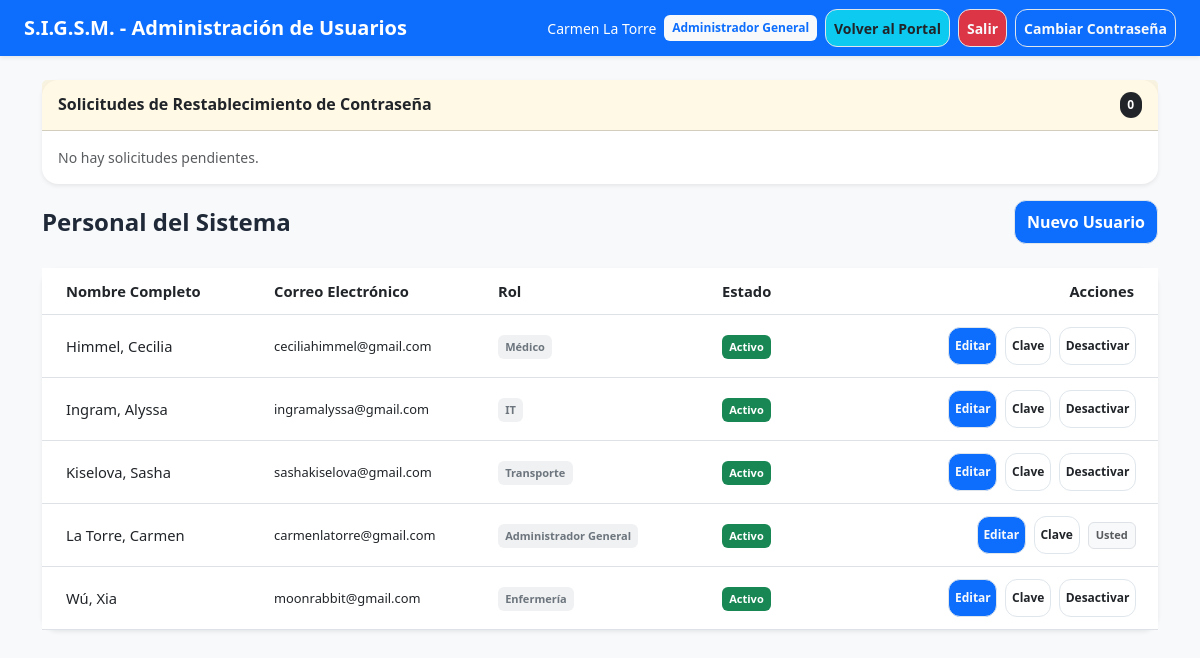
/views/usuarios.php (signed in), run on the app's committed database.
### tables this page shows
CREATE TABLE usuario (
id_usuario INT PRIMARY KEY AUTO_INCREMENT,
id_rol INT NOT NULL,
nombre VARCHAR(50) NOT NULL,
apellido VARCHAR(50) NOT NULL,
email VARCHAR(254) NOT NULL UNIQUE,
password_hash VARCHAR(255) NOT NULL,
fecha_creacion DATETIME DEFAULT CURRENT_TIMESTAMP,
activo TINYINT(1) DEFAULT 1,
FOREIGN KEY (id_rol) REFERENCES rol(id_rol) ON DELETE RESTRICT
);

CREATE TABLE rol (
id_rol INT PRIMARY KEY AUTO_INCREMENT,
nombre_rol VARCHAR(255) NOT NULL UNIQUE
);

### includes/auth_middleware.php (called while the page is built, shortened)
<?php
if (!function_exists('e')) {
    function e($datoV) {
        return htmlspecialchars($datoV ?? '', ENT_QUOTES | ENT_SUBSTITUTE, 'UTF-8');
    }
}
function obtenerPermisosPorRol($rolNom) {
    $rolNom = (string)$rolNom;
    $mapa = [
        'Administrador General' => [
            'ver_documentos', 'cargar_documentos', 'eliminar_documentos',
            'ver_encuestas', 'gestionar_encuestas', 'ver_respuestas_encuestas',
            'ver_traslados', 'crear_traslado', 'actualizar_estado_traslado', 'asignar_traslado',
            'ver_vehiculos', 'gestionar_vehiculos',
            'gestionar_usuarios',
            'gestionar_categorias',
            'gestionar_backups',
        ],
        'Enfermería' => [
            'ver_documentos', 'cargar_documentos',
            'ver_encuestas',
            'ver_traslados', 'crear_traslado', 'ver_vehiculos',
        ],
        'Médico' => [
            'ver_documentos', 'cargar_documentos',
            'ver_encuestas',
            'ver_traslados', 'crear_traslado', 'ver_vehiculos',
        ],
        'IT' => [
            'ver_documentos',
            'ver_encuestas', 'gestionar_encuestas', 'ver_respuestas_encuestas', 'gestionar_categorias',
            'ver_traslados', 'actualizar_estado_traslado', 'ver_vehiculos', 'gestionar_vehiculos',
            'gestionar_backups',
        ],
        'Transporte' => [
            'ver_traslados', 'actualizar_estado_traslado', 'ver_vehiculos', 'gestionar_vehiculos',
        ],
    ];
    return $mapa[$rolNom] ?? [];
}
function tienePermiso($permiso) {
    $permisos = obtenerPermisosPorRol($_SESSION['role_name']);
    return in_array($permiso, $permisos, true);
}
function obtenerRol() {
    return $_SESSION['role_name'] ?? 'Invitado';
}

### models/Usuario.php (called while the page is built, shortened)
<?php
class Usuario {
    private $conexion;
    public function __construct($bd) {
        $this->conexion = $bd;
    }
    public function listar() {
        $sql = 'SELECT u.id_usuario, u.nombre, u.apellido, u.email, u.activo, r.id_rol, r.nombre_rol
                  FROM usuario u
                  INNER JOIN rol r ON u.id_rol = r.id_rol
                  ORDER BY u.apellido ASC, u.nombre ASC';
        $prep = $this->conexion->prepare($sql);
        $prep->execute();
        return $prep->fetchAll(PDO::FETCH_ASSOC);
    }
}

### views/usuarios.php (the view, shortened to what this page needs)
<?php
require_once __DIR__ . '/../includes/auth_middleware.php';
require_once __DIR__ . '/../models/Usuario.php';
$baseObj = new Database();
$bd = $baseObj->getConnection();
$modUsu = new Usuario($bd);
$personas = $modUsu->listar();
$rolNom = obtenerRol();
$nomUsu = $_SESSION['user_name'] ?? 'Usuario';
?>
<!DOCTYPE html>
<html lang="es">
<head>
    <link href="https://cdn.jsdelivr.net/npm/bootstrap@5.3.0/dist/css/bootstrap.min.css" rel="stylesheet">
    <link rel="stylesheet" href="../assets/css/mobile.css">
</head>
<body class="bg-light">
<nav class="navbar navbar-dark bg-primary shadow-sm flex-shrink-0">
    <div class="container-fluid px-3 px-lg-4">
        <a class="navbar-brand fw-bold mb-0" href="index.php">S.I.G.S.M. - Administración de Usuarios</a>
        <div class="d-flex align-items-center gap-2">
            <span class="text-white small d-none d-sm-inline"><?= e($nomUsu) ?></span>
            <span class="badge bg-light text-primary"><?= e($rolNom) ?></span>
            <a href="../index.php" class="btn text-dark btn-info btn-outline-light btn-sm d-inline-flex align-items-center">Volver al Portal</a>
            <a href="logout.php" class="btn btn-danger btn-outline-light btn-sm d-inline-flex align-items-center">Salir</a>
            <a href="cambiar_password.php" class="btn btn-outline-light btn-sm d-inline-flex align-items-center">Cambiar Contraseña</a>
        </div>
    </div>
</nav>
<div class="container py-4">
    <?php if (tienePermiso('gestionar_usuarios')):
        $resetsList = [];
    ?>
    <div class="card border-0 shadow-sm mb-3">
        <div class="card-header bg-warning bg-opacity-10 fw-bold d-flex justify-content-between">
            <span>Solicitudes de Restablecimiento de Contraseña</span>
            <span class="badge bg-dark rounded-pill"><?= count($resetsList) ?></span>
        </div>
        <div class="card-body p-0">
            <?php if (empty($resetsList)): ?>
                <p class="text-muted small p-3 mb-0">No hay solicitudes pendientes.</p>
            <?php endif; ?>
        </div>
    </div>
    <?php endif; ?>
    <div class="d-flex flex-column flex-sm-row justify-content-between align-items-stretch align-items-sm-center gap-2 mb-4">
        <h1 class="h4 fw-bold mb-0">Personal del Sistema</h1>
        <button class="btn btn-primary" data-bs-toggle="modal" data-bs-target="#crearModal">Nuevo Usuario</button>
    </div>
    <div class="card border-0 shadow-sm">
        <div class="card-body p-0">
            <div class="table-responsive">
                <table class="table table-hover align-middle mb-0 mobile-compact-table">
                    <thead class="bg-light">
                        <tr>
                            <th class="ps-4">Nombre Completo</th>
                            <th class="d-none d-md-table-cell">Correo Electrónico</th>
                            <th class="d-none d-md-table-cell">Rol</th>
                            <th>Estado</th>
                            <th class="text-end pe-4">Acciones</th>
                        </tr>
                    </thead>
                    <tbody>
                        <?php if (empty($personas)): ?>
                            <tr><td colspan="5" class="text-center py-4 text-muted">No hay usuarios registrados.</td></tr>
                        <?php else: ?>
                            <?php foreach ($personas as $cuenta): ?>
                                <tr>
                                    <td class="ps-4 fw-medium"><?= e($cuenta['apellido'] . ', ' . $cuenta['nombre']) ?></td>
                                    <td class="small d-none d-md-table-cell"><?= e($cuenta['email']) ?></td>
                                    <td class="d-none d-md-table-cell"><span class="badge bg-secondary bg-opacity-10 text-secondary"><?= e($cuenta['nombre_rol']) ?></span></td>
                                    <td>
                                        <?php if ($cuenta['activo']): ?>
                                            <span class="badge bg-success">Activo</span>
                                        <?php else: ?>
                                            <span class="badge bg-danger">Inactivo</span>
                                        <?php endif; ?>
                                    </td>
                                    <td class="text-end pe-4">
                                        <div class="table-actions">
                                            <button class="btn text-light btn-primary btn-sm btn-outline-primary me-1" data-bs-toggle="modal" data-bs-target="#editModal"
                                                    data-id="<?= (int)$cuenta['id_usuario'] ?>"
                                                    data-nombre="<?= e($cuenta['nombre']) ?>"
                                                    data-apellido="<?= e($cuenta['apellido']) ?>"
                                                    data-email="<?= e($cuenta['email']) ?>"
                                                    data-rol="<?= (int)$cuenta['id_rol'] ?>">Editar</button>
                                            <button class="btn text-dark btn-sm btn-outline-warning me-1" data-bs-toggle="modal" data-bs-target="#resetModal"
                                                    data-id="<?= (int)$cuenta['id_usuario'] ?>"
                                                    data-nombre="<?= e($cuenta['nombre']) ?>">Clave</button>
                                            <?php if ((int)$cuenta['id_usuario'] !== (int)$_SESSION['user_id']): ?>
                                                <form action="../controllers/UsuarioController.php" method="POST" class="d-inline" onsubmit="return confirm('¿Está seguro de cambiar el estado de este usuario?');">
                                                    <button type="submit" class="btn text-dark btn-sm btn-outline-<?= $cuenta['activo'] ? 'danger' : 'success' ?>">
                                                        <?= $cuenta['activo'] ? 'Desactivar' : 'Activar' ?>
                                                    </button>
                                                </form>
                                            <?php else: ?>
                                                <span class="badge bg-light text-muted border d-inline-flex align-items-center">Usted</span>
                                            <?php endif; ?>
                                        </div>
                                    </td>
                                </tr>
                            <?php endforeach; ?>
                        <?php endif; ?>
                    </tbody>
                </table>
            </div>
        </div>
    </div>
</div>
</body>
</html>

### assets/css/mobile.css (style rules this page uses)
:root { --page-bg: #f4f7fb; --surface: #ffffff; --surface-soft: #f8fafc; --text: #1f2937; --muted: #475467; --border: #dfe6ec; --primary: #0d6efd; --primary-dark: #0b5ed7; --focus: #0f6fff; --success: #198754; --danger: #b42318; --warning: #a15c00; --shadow: rgba(15, 23, 42, 0.08); }
* { box-sizing: border-box; }
html { font-size: 16px; scroll-behavior: smooth; }
body { font-size: 1rem; line-height: 1.5; color: var(--text); background: var(--page-bg); text-rendering: optimizeLegibility; -webkit-font-smoothing: antialiased; padding-left: env(safe-area-inset-left); padding-right: env(safe-area-inset-right); padding-bottom: env(safe-area-inset-bottom); }
p, li, label, button, input, select, textarea, .badge, .small { line-height: 1.5; }
button, input, select, textarea, a { touch-action: manipulation; }
a { color: var(--primary); text-decoration-thickness: 2px; text-underline-offset: 0.15em; }
.card, .alert, .modal-content { border-radius: 16px; border: 1px solid var(--border); box-shadow: 0 8px 24px rgba(15, 23, 42, 0.04); }
.card-body { padding: 1rem; }
.card-header { padding: 0.75rem 1rem; }
.btn, .form-control, .form-select, textarea, select { min-height: 44px; border-radius: 12px; border: 1px solid var(--border); transition: border-color 0.2s ease, box-shadow 0.2s ease, background-color 0.2s ease; }
.btn { font-weight: 600; white-space: nowrap; }
.btn-sm { min-height: 38px; }
.table-responsive { overflow-x: auto; -webkit-overflow-scrolling: touch; }
.table { min-width: 640px; font-size: 0.92rem; margin-bottom: 0; }
.table th, .table td { padding: 0.75rem 0.5rem; vertical-align: middle; white-space: normal; }
.table-actions { display: flex; flex-wrap: wrap; justify-content: flex-end; gap: 0.5rem; }
.table-actions > * { display: inline-flex; align-items: center; justify-content: center; }
.navbar { flex-wrap: wrap; }
.navbar .container-fluid { gap: 0.75rem; }
.navbar .d-flex { flex-wrap: wrap; justify-content: flex-end; gap: 0.5rem; }
.navbar .btn { white-space: nowrap; }
@media (min-width: 576px) { .navbar .d-flex { flex-wrap: nowrap; } }

### views/usuarios.php (style rules this page uses)
.table-actions .btn { white-space: nowrap; }
.mobile-compact-table { width: 100%; table-layout: fixed; }
.mobile-compact-table th, .mobile-compact-table td { overflow-wrap: anywhere; }
.mobile-compact-table th:last-child, .mobile-compact-table td:last-child { width: 220px; min-width: 220px; }
.table-actions { display: flex; flex-direction: row; justify-content: flex-end; align-items: center; flex-wrap: nowrap; gap: .35rem; min-width: 190px; }
.table-actions form { display: inline-flex !important; flex: 0 0 auto; }
.table-actions > * { flex: 0 0 auto; }
.table-actions .btn { width: auto; margin-right: 0 !important; padding: .25rem .35rem; font-size: .75rem; white-space: nowrap; }
.table-actions form .btn { width: auto; }

### data on the page
usuario: apellido+nombre "Himmel, Cecilia", email "ceciliahimmel@gmail.com", id_rol.nombre_rol "Médico", activo "Activo"
usuario: apellido+nombre "Ingram, Alyssa", email "ingramalyssa@gmail.com", id_rol.nombre_rol "IT", activo "Activo"
usuario: apellido+nombre "Kiselova, Sasha", email "sashakiselova@gmail.com", id_rol.nombre_rol "Transporte", activo "Activo"
usuario: apellido+nombre "La Torre, Carmen", email "carmenlatorre@gmail.com", id_rol.nombre_rol "Administrador General", activo "Activo", shows "Usted"
usuario: apellido+nombre "Wú, Xia", email "moonrabbit@gmail.com", id_rol.nombre_rol "Enfermería", activo "Activo"

### other printed values
$nomUsu "Carmen La Torre"
$rolNom "Administrador General"
count($resetsList) "0"
